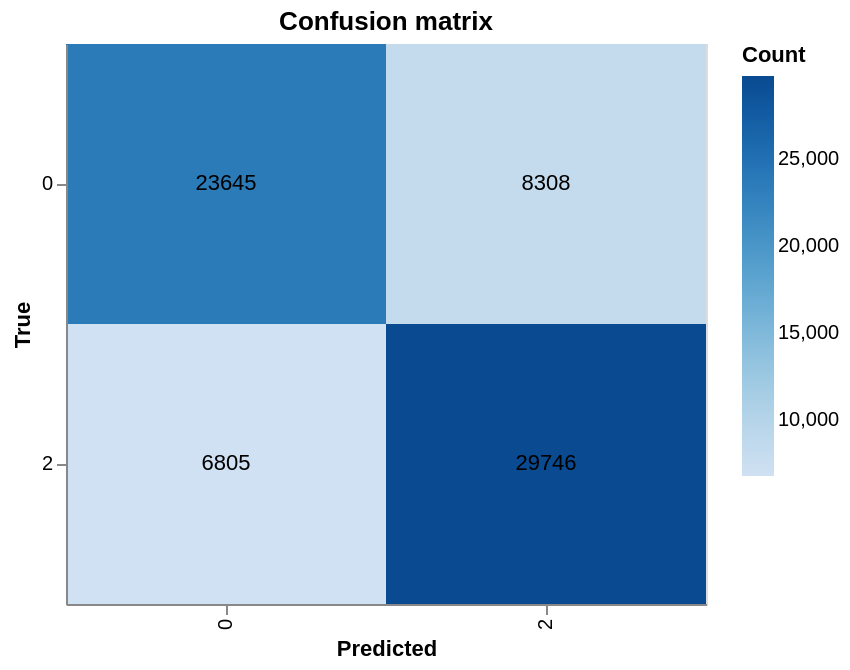

The code cell stored with this chart in its notebook:
### Code cell
%%time
nb_binary, _ = train_multinomial_nb(train_set, test_set, drop_neutral=True)

### Figure 1 — Vega-Lite specification as saved in the notebook (floating-point values rounded to 4 significant figures)
{"config": {"view": {"continuousWidth": 300, "continuousHeight": 300}}, "layer": [{"mark": {"type": "rect"}, "encoding": {"color": {"field": "Count", "scale": {"scheme": "blues"}, "type": "quantitative"}, "tooltip": [{"field": "True", "type": "nominal"}, {"field": "Predicted", "type": "nominal"}, {"field": "Count", "type": "quantitative"}], "x": {"field": "Predicted", "title": "Predicted", "type": "ordinal"}, "y": {"field": "True", "title": "True", "type": "ordinal"}}, "title": "Confusion matrix"}, {"mark": {"type": "text", "baseline": "middle", "fontSize": 11}, "encoding": {"text": {"field": "Count", "type": "quantitative"}, "x": {"field": "Predicted", "title": "Predicted", "type": "ordinal"}, "y": {"field": "True", "title": "True", "type": "ordinal"}}}], "data": {"name": "data-476c86fc6259df48e051b0d662165548"}, "height": 280, "width": 320, "$schema": "https://vega.github.io/schema/vega-lite/v6.1.0.json", "datasets": {"data-476c86fc6259df48e051b0d662165548": [{"True": "0", "Predicted": "0", "Count": 23645}, {"True": "0", "Predicted": "2", "Count": 8308}, {"True": "2", "Predicted": "0", "Count": 6805}, {"True": "2", "Predicted": "2", "Count": 29746}]}}
